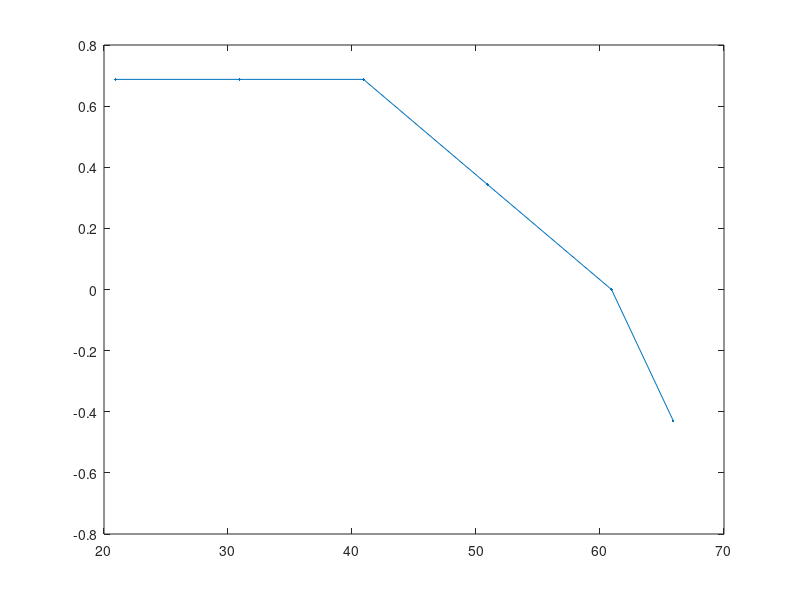
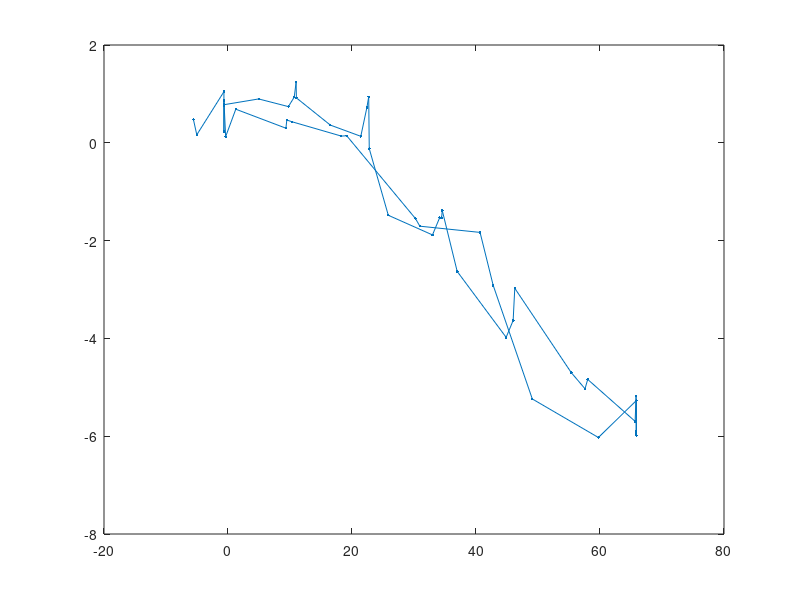

Here is the MATLAB script that generated these plots, in order:
% maurice's estimate from lidar in 2013-09-25-neck-pitch-lidar-test
x= [0.36512     0.012;
0.53969     0.012;
0.71423     0.012;
0.88868     0.006;
1.06337     0.000;
1.15035     -0.0075]

close all
scale = 180/pi
plot(  x(:,1)*scale , x(:,2)*scale  , '.-')


% michael posa's estimate from vicon in 2013-10-09-calibration

y=[  -1.1212826e-02  -1.3852686e-02
  -1.1079311e-02  -1.3601816e-02
   8.6321354e-02  -1.5653277e-02
   1.6998625e-01  -1.2922344e-02
   1.8644953e-01  -1.6302116e-02
   1.9172859e-01  -2.1613182e-02
   1.9250107e-01  -1.6038067e-02
   2.8797722e-01  -6.3265574e-03
   3.7383556e-01  -2.3207415e-03
   3.9106894e-01  -1.2654908e-02
   3.9610291e-01  -1.6414793e-02
   3.9761019e-01   2.0866508e-03
   4.5124626e-01   2.5865109e-02
   5.7563543e-01   3.2881346e-02
   5.9587193e-01   2.6708290e-02
   6.0140514e-01   2.6705966e-02
   6.0310316e-01   2.4141233e-02
   6.4518356e-01   4.5910203e-02
   7.8296757e-01   6.9431591e-02
   8.0269909e-01   6.3407532e-02
   8.0726719e-01   5.1911450e-02
   9.6620035e-01   8.2013488e-02
   1.0050368e+00   8.7792024e-02
   1.0125608e+00   8.4451098e-02
   1.1460791e+00   9.9418848e-02
   1.1487479e+00   9.0428695e-02
   1.1487479e+00   1.0371268e-01
   1.1494346e+00   1.0285645e-01
   1.1498184e+00   1.0443096e-01
   1.1497402e+00   9.1971785e-02
   1.0426960e+00   1.0518440e-01
   8.5660791e-01   9.1424048e-02
   7.4646282e-01   5.0870018e-02
   7.0954466e-01   3.1979191e-02
   5.4004145e-01   2.9762531e-02
   5.2787495e-01   2.7064423e-02
   3.3416796e-01  -2.5152455e-03
   3.1900692e-01  -2.3980114e-03
   1.8099499e-01  -7.4770615e-03
   1.6555166e-01  -8.1290034e-03
   1.6304970e-01  -5.2132250e-03
   2.1900654e-02  -1.1993386e-02
  -6.6747665e-03  -2.1779885e-03
  -1.1435509e-02  -1.5085645e-02
  -1.1524200e-02  -1.3259317e-02
  -1.1524200e-02  -3.9181135e-03
  -1.1479378e-02  -4.0278374e-03
  -1.1479378e-02  -1.8239686e-02
  -8.7876320e-02  -2.8496267e-03
  -9.7389221e-02  -8.3469087e-03]


figure
plot(  y(:,1)*scale , -y(:,2)*scale , '.-')